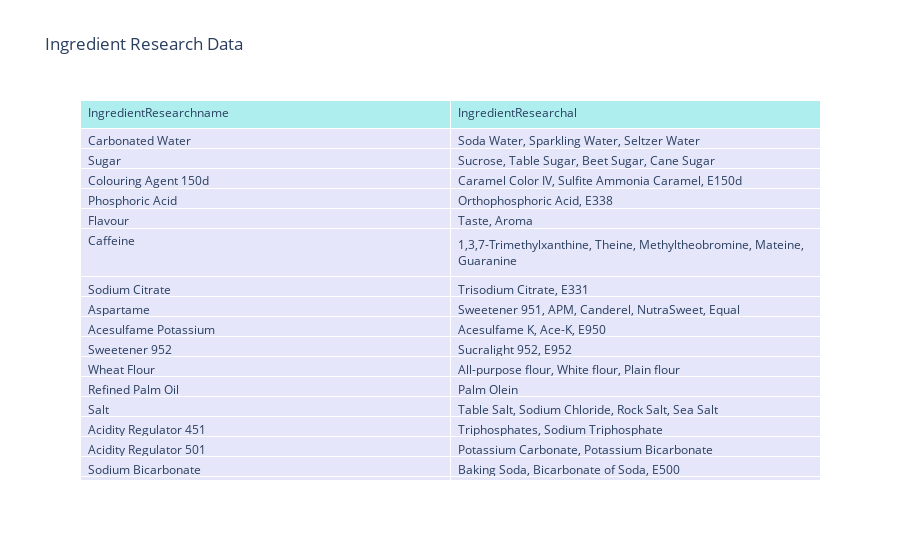

The notebook cell this image was saved under:
### Code cell
import plotly.graph_objects as go
from neo4j import GraphDatabase


query = """
MATCH (ir:IngredientResearch)
RETURN ir.ingredient_name AS IngredientResearchname, ir.alternative_names AS IngredientResearchal
"""


with driver.session() as session:
    result = session.run(query)
    neo4j_data = [record.data() for record in result]

# Get a list of names and substitutions
names = [record['IngredientResearchname'] for record in neo4j_data]
alternatives = [record['IngredientResearchal'] for record in neo4j_data]

# Cteate chart
fig = go.Figure(data=[go.Table(
    header=dict(values=['IngredientResearchname', 'IngredientResearchal'],
                fill_color='paleturquoise',
                align='left'),
    cells=dict(values=[names, alternatives],
               fill_color='lavender',
               align='left'))
])

# Updated Chart Layout
fig.update_layout(title='Ingredient Research Data')

fig.show()

### Figure 1 — Plotly figure (JSON) as saved in the notebook; plotly's stock layout.template omitted (floating-point values rounded to 4 significant figures; data arrays with more than 128 entries replaced by an {"elided": "..."} marker saying what was removed)
{"data": [{"cells": {"align": "left", "fill": {"color": "lavender"}, "values": [{"elided": "339 str values"}, ["Soda Water, Sparkling Water, Seltzer Water", "Sucrose, Table Sugar, Beet Sugar, Cane Sugar", "Caramel Color IV, Sulfite Ammonia Caramel, E150d", "Orthophosphoric Acid, E338", "Taste, Aroma", "1,3,7-Trimethylxanthine, Theine, Methyltheobromine, Mateine, Guaranine", "Trisodium Citrate, E331", "Sweetener 951, APM, Canderel, NutraSweet, Equal", "Acesulfame K, Ace-K, E950", "Sucralight 952, E952", "All-purpose flour, White flour, Plain flour", "Palm Olein", "Table Salt, Sodium Chloride, Rock Salt, Sea Salt", "Triphosphates, Sodium Triphosphate", "Potassium Carbonate, Potassium Bicarbonate", "Baking Soda, Bicarbonate of Soda, E500", "Guaran, E412", "Brilliant Blue, E101", "Spice Mix, Seasoning Blend", "Monosodium Glutamate, MSG, E621", "Sodium Guanylate, GMP, E627", "Granulated Garlic, Garlic Granules", "Dehydrated Onion Powder", "Autolyzed Yeast Extract, Yeast Autolysate", "Artificial Flavoring Agents, Synthetic Flavoring Substances", "Black Pepper, White Pepper, Green Pepper, Pink Pepper", "Silicon Dioxide, Silica, E551", "Flavored Oil, Infused Oil", "Bulb onion, Common onion", "Kecap Manis", "Aqua, H2O, Dihydrogen Monoxide", "Bread Wheat, Common Wheat", "Soya Bean, Edamame (when immature)", "Seasonings, Condiments", "Gingelly Oil, Til Oil", "Hot Sauce, Pepper Sauce", "Chili Pepper, Red Pepper, Hot Pepper", "Cassava Starch, Tapioca Flour", "Ethanoic Acid, Vinegar Acid, E260", "Acidity Regulator 330, E330", "Culinary herbs, Aromatic herbs", "Stabilox, Antiox-12", "Sodium Pyrosulfite, E223", "Crispy Fried Onion, French Fried Onions", "Tertiary Butylhydroquinone, Antioxidant 319", "Plant Oil, Edible Vegetable Oil", "Butylated Hydroxyanisole, BHA", "Potassium Chloride, E508", "Triphosphate Salt, E451", "Disodium 5'-ribonucleotides, I+G, E635", "Guaran, Vegetable Gum 412, E412", "Iodized Salt, Table Salt with Iodine", "Corn Maltodextrin, Tapioca Maltodextrin, Wheat Maltodextrin", "Wheat Extract, Wheat Flavor", "Soy Extract, Soy Flavoring", "Vegetable Oil, Plant Fat", "Dried Parsley", "Curcuma, Indian Saffron, Haldi", "Ammonia Caramel, E150c, Caramel Color III", "Cilantro, Chinese parsley, Dhania", "Jeera, Cummin, Cuminum cyminum", "Green Cardamom, True Cardamom", "Chili Powder, Red Pepper Powder", "Ginger Root, Jamaican Ginger", "KCl, Potash, Sylvite", "Celery Flavor, Celery Extract", "Potato Starch", "Garden parsley, Common parsley", "Caramelized Sugar, Black Sugar", "Wheat Gluten, Seitan", "Soya, Soybean", "Turmeric Extract, E100", "Seasoning Packet, Flavor Packet", "Vegetable Broth Mix, Vegetable Seasoning Packet", "Dried Vegetables", "Acetylated Distarch Adipate, E1420", "MS501, Food Grade Mineral Salt", "MS500, Food Grade Mineral Salt", "MS450, E450", "Flavour Enhancer 631, E631", "Sweet Basil, Saint Joseph's Wort", "CA100, Rainbow Blend", "AO-307b, Super Antiox", "Taste Enhancers, Aromas", "Dehydrated Soy Sauce, Soy Sauce Solid", "Peppercorn White, Ground White Pepper", "Dew of the Sea", "Ammonia Caramel, Caramel Color III, E150c", "Caramel Coloring, E150", "Sparkling Mineral Water, Seltzer Water, Bubbly Water", "E330, 2-Hydroxypropane-1,2,3-tricarboxylic acid", "Natural Flavoring Substances", "Mineral Water, Spring Water", "Potassium Hydrogen Carbonate, E501, KHCO3", "Food Acid 330, E330", "Orange Peel Oil, Orange Oil", "Citrus Essential Oils", "Botanical Essences, Plant Extracts", "Lemon Peel Oil, Lemon Oil", "Quinine sulfate, Quinine hydrochloride", "Lime Essential Oil, Lime Oil", "Benzoate of Soda, E211", "Gardenia Yellow, Gardenia Jasminoides Extract", "Safflower Extract", "Sulfites, E220-E228", "Sparkling Mineral Water, Seltzer Water", "", "Lime Juice Concentrate, Lime Juice", "Trisodium Citrate, E331", "Preservative 202, Sorbic Acid Potassium Salt, E202", "Carthamus tinctorius extract, Safflower yellow", "Vitamin C, E300", "Carmine, Cochineal Extract, E120, Natural Red 4", "Xanthophyll, E161b", "AO-385, Oxystop", "Dry Milk Solids, Milk Powder", "Theobroma Oil, Cacao Butter", "Soy Lecithin, Lecithin, E322", "Cocoa Liquor, Chocolate Liquor, Cacao Mass", "Cow's milk, Dairy milk", "PGPR, E476", "Cacao, Cocoa Powder", "Baking Soda, Bicarbonate of Soda, E500", "Baker's yeast, Brewer's yeast", "Wheat Processing Aid, Wheat Derived Processing Agent", "Chocolate Paste, Cocoa Spread", "Whole Milk, Full Fat Milk", "Corn Syrup, Liquid Glucose, Confectioner's Glucose", "Condensed Milk", "Light Treacle", "Inverted sugar syrup, Trimoline", "Sodium Citrates", "Chocolate (Milk)", "Burnt Sugar, Caramelized Sugar", "Cookie, Cracker", "Glucose Syrup, Wheat Syrup", "Malt Extract, Extract of Malted Barley", "Albumen, Egg Albumin", "Vanilla Extract, Pure Vanilla Extract", "Cacao Powder", "Span 65, E492", "Mono- and diglycerides of fatty acids, E471", "Baking Soda, Bicarbonate of Soda, E500", "Biocatalysts", "PGPR, E476", "Dried Coconut, Shredded Coconut", "Wheat Amylum", "Double-acting baking powder", "Caramel Color IV, E150d, Sulfite Ammonia Caramel", "Alpha-tocopherol, Vitamin E", "Compound Chocolate Chips, Non-Dairy Chocolate Chips", "Palm Fruit Oil, Crude Palm Oil", "Cocoa Powder, Pure Cocoa", "Natural Flavoring Substances", "Wheat-Corn Blend Flour", "Dried Egg Powder", "Whey Powder, Sweet Whey Powder", "Achiote, Bixin, Norbixin", "Semi-sweet chocolate chips, Bittersweet chocolate chips", "Vanilla Extract, Vanilla Flavor", "Butter", "Vanilla Extract, Pure Vanilla Extract", "Flavoured Butter", "Soda Ash, Washing Soda, E500", "Baker's Ammonia, Hartshorn, Ammonium Bicarbonate", "Chocolate Morsels", "Nonfat Dry Milk, Nonfat Milk Powder, Fat-Free Milk Powder", "High Fructose Corn Syrup, HFCS, Isoglucose, Glucose-Fructose Syrup", "Corn flour, Maize starch", "Baker's Ammonia, Hartshorn, E503", "Ferrum, Fe", "Zn", "Vitamin B2, Lactoflavin, E101", "Vitamin B1, Thiamine, Aneurin", "Vitamin B9, Folic Acid, Pteroylmonoglutamic Acid", "Garden strawberry", "Milk Chocolate Morsels", "D-Glucose, Corn Sugar, Grape Sugar", "N/A", "Hen's egg, Chicken egg", "Glycerol, Glycerin, E422", "Soy Fiber, Soy Dietary Fiber", "Acetylated Distarch Adipate, E1422", "Diphosphates, E450", "Carotene, Beta-Carotene", "Antioxidant 330, E330", "Acacia Gum 1414, E1414", "Milk Chocolate Compound, Compound Coating", "Gum Arabic, Acacia Gum", "Brazil Wax, Palm Wax, Glazing Agent 903", "Titanium Dioxide, TiO2, E171", "Spirulina Blue, Phycocyanin, E133", "β-Carotene, Provitamin A, Carotene", "Beet Powder, Beetroot Red", "Black Carrot Concentrate, Anthocyanin Extract", "Microbial Dextrose", "Corn Starch, Cornflour", "", "PE, Polythene", "Polyethylene Wax, Fischer-Tropsch Wax", "", "Diglyceryl Adipate, Softisan 649", "", "Polyisobutylene, PIB", "Silicon dioxide, E551", ["2-Octyldodecanol", "Ertol"], "PTDHBH", "Muscovite, Sericite, Phlogopite", "Lazurite, Blue Ultramarine", "E172, Ferric Oxide, Red Iron Oxide, Black Iron Oxide, Yellow Iron Oxide", "TiO2, E171, Titanium(IV) oxide, Titania", "Iron(III) hexacyanoferrate(II), Prussian blue, Ferric hexacyanoferrate, E536", "", "Cochineal, Cochineal Extract, Crimson Lake, Natural Red 4, C.I. 75470, E120", "Apple Juice from Concentrate", "E330, 2-Hydroxypropane-1,2,3-tricarboxylic acid", "Ascorbic Acid, L-ascorbic acid", "Apple Juice from Concentrate", "Mango Juice from Concentrate", "Orange Juice from Concentrate", "Pineapple Juice from Concentrate", "Passionfruit Juice Concentrate, Diluted Passionfruit Juice", "CMC, E466, Sodium CMC", "Blackcurrant Juice Concentrate, Diluted Blackcurrant Juice", "Colouring Agent 163, E163", "Grape Juice from Concentrate", "Apricot Juice Concentrate, Diluted Apricot Juice", "Peach Juice from Concentrate", "Pear Juice Concentrate, Pear Juice Reconstituted", "Lemon Juice from Concentrate", "Guava Paste, Guava Concentrate", "Retinol, Beta-carotene, Retinal, Retinoic Acid", "Tripotassium citrate, E332", "Fruit Pectin", "Orange Juice from Concentrate", "Peach Juice Concentrate, Peach Purée", "N/A", "Heavy Cream, Whipping Cream, Double Cream", "Fruit Sugar, Levulose, D-Fructose", "Table syrup, Pancake syrup, Corn syrup, Maple syrup", "Cochineal, Cochineal Extract, E120, Natural Red 4", "Tomato Vegetable Juice", "Semolina Flour, Durum Semolina", "Coconut Flavoring", "Guaran, E412", "Whole Milk, Full Fat Milk", "Pilchards", "White Rice, Brown Rice, Basmati Rice, Jasmine Rice", "Nonfat milk, Fat-free milk", "Sodium phosphates, E339", "Guaran, E412", "Tomato Paste", "Modified Food Starch, Modified Starch", "Ethanoic Acid, Vinegar Acid, E260", "Essential Spice Oil, Spice Oleoresin", "Fruit Puree Concentrate, Rehydrated Fruit Puree", "Apple Puree, Apple Mash", "Concentrated Tomato Puree", "Black Treacle", "Plain Caramel, E150a, Food Colouring", "Liquid Smoke, Smoke Condensate", "Corn Sugar Gum, E415", "Ethanoic Acid, Vinegar Acid, E260", "Solanum lycopersicum, Love Apple", "Wheat-Corn Blend Flour", "Ammonia Caramel, Caramel III, E150c", "Fruit Pectin", "Tamarind Concentrate", "Cloves", "Mace, Muskat, Myristica", "Tomato Paste, Concentrated Tomato", "Ethanoic Acid, Vinegar Acid, E260", "Acetylated Distarch Adipate, E1422", "Corn Maltodextrin", "Corn Sugar Gum, E415", "Rapeseed Oil, LEAR Oil (Low Erucic Acid Rapeseed)", "Acetic acid solution, Ethanoic acid solution", "Corn Sugar Gum, E415", "Egg Yolk", "Pickled Cucumber, Cornichon", "Beta-carotene, Provitamin A", "Paprika Extract, E160c", "Sorbistat potassium, E202", "Dill Weed, Garden Dill", "Botanical Extract", "Sarson Ka Tel, Rai Ka Tel", "Distilled Vinegar, Spirit Vinegar", "Apple Puree Concentrate, Apple Puree Reconstituted", "Tomato Puree Concentrate", "Spring Water", "Natural Spring Water, Bottled Spring Water", "Spuds, Taters", "Helianthus Oil", "Vitamin E, E307", "Vitamin C, L-ascorbic acid", "Rosemary Oil Extract, ROE", "E330, 2-Hydroxypropane-1,2,3-tricarboxylic acid", "Dried Cheese, Cheese Flavor Powder", "Aromatised Milk", "Tomato Extract Powder", "Sodium hydrogen diacetate, E262", "Capsicum annuum Powder, Sweet Red Pepper Powder", "Glutamic Acid, Glutamate, MSG, E620", "Indian Saffron, Haldi", "Dextrose, Blood Sugar, Corn Sugar, Grape Sugar", "Garlic Powder, Dehydrated Garlic Powder", "Milk Sugar, Lactose", "Tomato Powder, Dried Tomato Powder", "Warm Spice Mix", "Dried Buttermilk, Powdered Buttermilk", "Milk Acid, E270", "Paprika Oleoresin, E160c", "Irish Moss Extract, E407", "Carob Gum, E410", "Corn Sugar Gum, E415", "Trisodium Citrate, E331", "Tripotassium citrate, E332", "Calcium 2-hydroxypropanoate, E327", "Hydroxybutanedioic acid, E296", "Strawberry Essence, Strawberry Flavoring", "Carmine, E120, Natural Red 4", "Peach, Common Peach", "European Pear, Asian Pear", "Pear Juice Concentrate, Refined Pear Juice", "Apple Juice Concentrate, Clarified Apple Juice", "Concentrated Grape Juice, Grape Juice Concentrate", "Peach Juice Concentrate, Clarified Peach Juice", "Pear Juice Concentrate, Pear Nectar", "Pineapple Essence, Pineapple Flavor", "Mango Essence, Mango Flavoring", "Pineapple Flavoured Gelatin, Pineapple Jelly", "Malus domestica, Orchard Apple", "Pear Cubes", "Peach Cubes, Canned Peaches", "Clarified Fruit Juice, Concentrated Fruit Juice", "Ananas", "2-Hydroxypropane-1,2,3-tricarboxylic acid, E330", "Pineapple Concentrate, Ananas Juice", "Pineapple Concentrate, Pineapple Juice Concentrate"]]}, "header": {"align": "left", "fill": {"color": "paleturquoise"}, "values": ["IngredientResearchname", "IngredientResearchal"]}, "type": "table"}], "layout": {"title": {"text": "Ingredient Research Data"}}}
